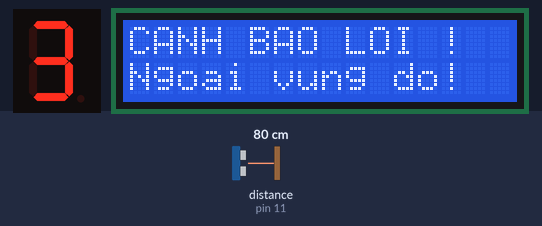
Bench run of a sketch on a simulated Arduino Uno, built with avr-gcc and run on an emulated ATmega328P. Shown: 1-digit seven-segment display, 16×2 character LCD. Wiring (inferred from the names in the program): ultrasonic range finder: trigger pin 12; echo pin 11; 1-digit 7-segment display, segments lit when HIGH: segments pin 8, pin 7, pin 6, pin 5, pin 4, pin 3, pin 2. Inputs (shaded band) come from the test bench; at power-on: distance to the obstacle (sensor on pin 11) 80 cm. The echo pulse lasts 58.3 µs per cm; the segment pins are drawn as the display they are named for; what the sketch prints to the serial monitor is not drawn.

Above: at 2.9 s.
3.0 s: distance to the obstacle (sensor on pin 11) set to 43 cm
4.5 s: distance to the obstacle (sensor on pin 11) set to 36 cm
At 5.07 s:
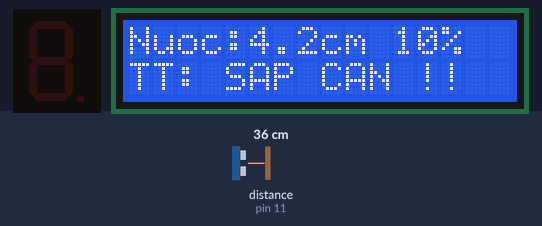
7.5 s: distance to the obstacle (sensor on pin 11) set to 4 cm
At 7.99 s:
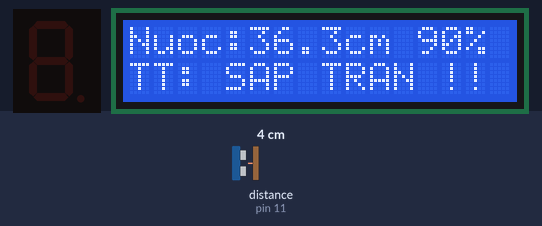
9.5 s: distance to the obstacle (sensor on pin 11) set to 18 cm
At 11.1 s:
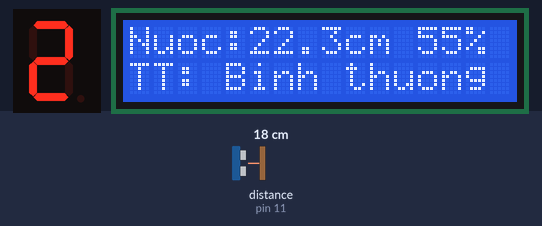
12.5 s: distance to the obstacle (sensor on pin 11) set to 23 cm
At 14.0 s:
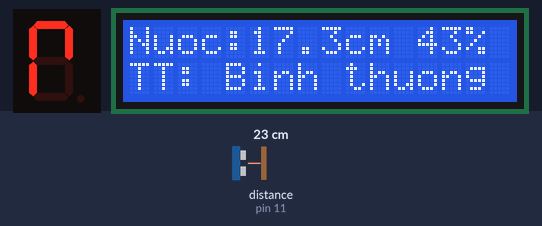
15.0 s: distance to the obstacle (sensor on pin 11) set to 9 cm
At 17.9 s:
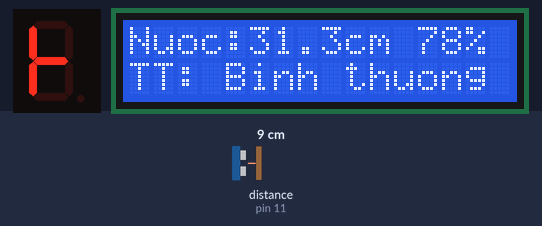
Timing chart, 0 to 19.0 s (numbered marks = the images above; inputs shaded):
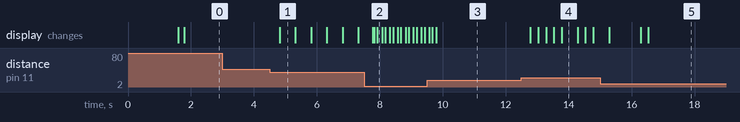

The sketch:

Bai2.ino
```cpp
#include <Wire.h>
#include <LiquidCrystal_I2C.h>
LiquidCrystal_I2C lcd(0x3F , 16, 2);

const int TRIG_PIN = 12;
const int ECHO_PIN = 11;

const float TANK_HEIGHT_CM = 40.0;
const float MIN_VALID_DIST = 2.0;
const float MAX_VALID_DIST = 40.0;

const bool IS_COMMON_ANODE = false;
const int SEG_PINS[7] = {2, 3, 4, 5, 6, 7, 8};
const byte DIGIT_PATTERNS[10] = {
  0b1111110,
  0b0110000,
  0b1101101,
  0b1111001,
  0b0110011,
  0b1011011,
  0b1011111,
  0b1110000,
  0b1111111,
  0b1111011
};

const byte PATTERN_ERROR = 0b1001111;

float measuredDistance = 0.0;
float waterLevelCm = 0.0;
float waterPercent = 0.0;
bool isMeasurementValid = false;
unsigned long lastBlinkToggle = 0;
bool segBlinkState = true;

const unsigned long SLOW_BLINK_INTERVAL = 500;
const unsigned long FAST_BLINK_INTERVAL = 100;
unsigned long lastDisplayUpdate = 0;
const unsigned long DISPLAY_INTERVAL = 250;

void displaySegmentPattern(byte pattern) {
  for (int i = 0; i < 7; i++) {
    bool segOn = (pattern >> (6 - i)) & 0x01;
    if (IS_COMMON_ANODE) {
      digitalWrite(SEG_PINS[i], segOn ? LOW : HIGH);
    } else {
      digitalWrite(SEG_PINS[i], segOn ? HIGH : LOW);
    }
  }
}

void clearSegmentDisplay() {
  for (int i = 0; i < 7; i++) {
    digitalWrite(SEG_PINS[i], IS_COMMON_ANODE ? HIGH : LOW);
  }
}

void displayDigit(int num) {
  if (num >= 0 && num <= 9) {
    displaySegmentPattern(DIGIT_PATTERNS[num]);
  } else {
    clearSegmentDisplay();
  }
}

float readUltrasonicCm() {
  float total = 0.0;
  int validCount = 0;

  for (int i = 0; i < 3; i++) {
    digitalWrite(TRIG_PIN, LOW);
    delayMicroseconds(2);
    digitalWrite(TRIG_PIN, HIGH);
    delayMicroseconds(10);
    digitalWrite(TRIG_PIN, LOW);

    long duration = pulseIn(ECHO_PIN, HIGH, 25000);
    if (duration > 0) {
      float d = (duration / 2.0) / 29.1;
      total += d;
      validCount++;
    }
    delay(10);
  }

  if (validCount == 0) return -1.0;
  return total / validCount;
}

void setup() {
  Serial.begin(9600);

  pinMode(TRIG_PIN, OUTPUT);
  pinMode(ECHO_PIN, INPUT);

  for (int i = 0; i < 7; i++) {
    pinMode(SEG_PINS[i], OUTPUT);
  }
  clearSegmentDisplay();

  lcd.init();
  lcd.backlight();
  lcd.clear();
  lcd.setCursor(0, 0);
  lcd.print(F("DO MUC NUOC BON"));
  lcd.setCursor(0, 1);
  lcd.print(F("Dang khoi dong.."));
  delay(1500);
  lcd.clear();

  Serial.println(F("=========================================="));
  Serial.println(F("LAB 2 - BAI 2: DO MUC NUOC TRONG BON CHUA"));
  Serial.println(F("Chieu cao bon: 40 cm | Khoi dong hoan tat!"));
  Serial.println(F("=========================================="));
}

void loop() {
  unsigned long currentMillis = millis();

  if (currentMillis - lastDisplayUpdate >= DISPLAY_INTERVAL) {
    lastDisplayUpdate = currentMillis;

    measuredDistance = readUltrasonicCm();

    if (measuredDistance >= MIN_VALID_DIST && measuredDistance <= MAX_VALID_DIST) {
      isMeasurementValid = true;

      waterLevelCm = TANK_HEIGHT_CM - measuredDistance;
      if (waterLevelCm < 0) waterLevelCm = 0;
      if (waterLevelCm > TANK_HEIGHT_CM) waterLevelCm = TANK_HEIGHT_CM;

      waterPercent = (waterLevelCm / TANK_HEIGHT_CM) * 100.0;
    } else {
      isMeasurementValid = false;
      waterLevelCm = 0.0;
      waterPercent = 0.0;
    }

    lcd.clear();
    if (!isMeasurementValid) {
      lcd.setCursor(0, 0);
      lcd.print(F("CANH BAO LOI !"));
      lcd.setCursor(0, 1);
      lcd.print(F("Ngoai vung do!"));
    } else {
      lcd.setCursor(0, 0);
      lcd.print(F("Nuoc:"));
      lcd.print(waterLevelCm, 1);
      lcd.print(F("cm "));
      lcd.print((int)waterPercent);
      lcd.print(F("%"));

      lcd.setCursor(0, 1);
      if (waterPercent < 20.0) {
        lcd.print(F("TT: SAP CAN !!"));
      } else if (waterPercent > 90.0) {
        lcd.print(F("TT: SAP TRAN !!"));
      } else {
        lcd.print(F("TT: Binh thuong"));
      }
    }

    Serial.print(F("Khoang cach do: "));
    if (isMeasurementValid) {
      Serial.print(measuredDistance, 1);
      Serial.print(F(" cm | Muc nuoc: "));
      Serial.print(waterLevelCm, 1);
      Serial.print(F(" cm ("));
      Serial.print(waterPercent, 1);
      Serial.print(F("%) | "));
      if (waterPercent < 20.0) {
        Serial.println(F("[CANH BAO: SAP CAN - LED 7 doan nhap nhay cham]"));
      } else if (waterPercent > 90.0) {
        Serial.println(F("[CANH BAO: SAP TRAN - LED 7 doan nhap nhay nhanh]"));
      } else {
        Serial.println(F("[BINH THUONG]"));
      }
    } else {
      Serial.print(measuredDistance, 1);
      Serial.println(F(" cm | [LOI: NGOAI VUNG DO CUA CAM BIEN]"));
    }
  }

  if (!isMeasurementValid) {
    displaySegmentPattern(PATTERN_ERROR);
    return;
  }

  int levelDigit = (int)(waterPercent / 10.0);
  if (levelDigit > 9) levelDigit = 9;
  if (levelDigit < 0) levelDigit = 0;

  if (waterPercent < 20.0) {
    if (currentMillis - lastBlinkToggle >= SLOW_BLINK_INTERVAL) {
      lastBlinkToggle = currentMillis;
      segBlinkState = !segBlinkState;
    }
    if (segBlinkState) {
      displayDigit(levelDigit);
    } else {
      clearSegmentDisplay();
    }
  } else if (waterPercent > 90.0) {
    if (currentMillis - lastBlinkToggle >= FAST_BLINK_INTERVAL) {
      lastBlinkToggle = currentMillis;
      segBlinkState = !segBlinkState;
    }
    if (segBlinkState) {
      displayDigit(levelDigit);
    } else {
      clearSegmentDisplay();
    }
  } else {
    displayDigit(levelDigit);
  }
}
```

Measured:
- the behaviour switches between 41 and 40 cm on distance to the obstacle (sensor on pin 11) (found by bisection; images 0 and 1)
- after the input at 3.0 s, every drawn part: stays the same
- after the input at 4.5 s, the display: changes after 0.32 s (image 1)
- after the input at 7.5 s, the display: first changes after 0.28 s (image 2 shows a later state)
- after the input at 9.5 s, the display: first differs from a run without the input after 0.29 s (image 3)
- after the input at 12.5 s, the display: changes after 0.29 s (image 4)
- after the input at 15.0 s, the display: changes after 0.28 s (image 5)
- what the display in image 1 shows lasts 0.5 s, from 4.8 s to 5.3 s
